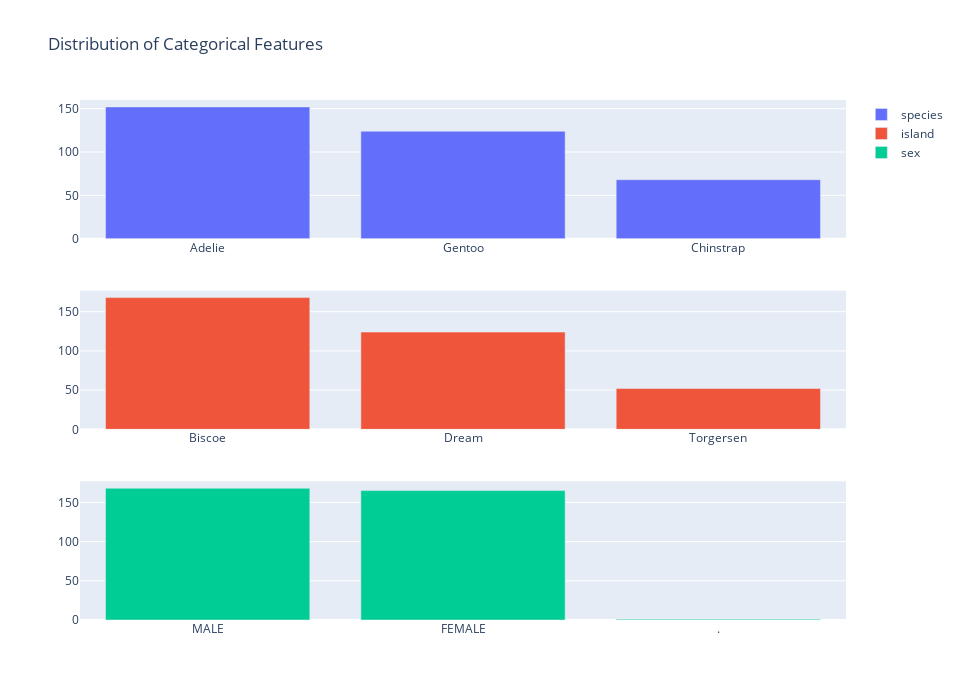

Notebook code for this chart:
### Markdown cell above
Let's visualize the distribution of categorical features.

### Code cell
fig = make_subplots(rows=3, cols=1)

fig.add_trace(go.Bar(x=species_distribution.index, y=species_distribution.values, name='species'), row=1, col=1)
fig.add_trace(go.Bar(x=island_distribution.index, y=island_distribution.values, name='island'), row=2, col=1)
fig.add_trace(go.Bar(x=sex_distribution.index, y=sex_distribution.values, name='sex'), row=3, col=1)

fig.update_layout(height=700, width=960, title_text="Distribution of Categorical Features")
fig.show()

### Figure 1 — Plotly figure (JSON) as saved in the notebook; plotly's stock layout.template omitted (floating-point values rounded to 4 significant figures)
{"data": [{"name": "species", "type": "bar", "x": ["Adelie", "Gentoo", "Chinstrap"], "xaxis": "x", "y": [152, 124, 68], "yaxis": "y"}, {"name": "island", "type": "bar", "x": ["Biscoe", "Dream", "Torgersen"], "xaxis": "x2", "y": [168, 124, 52], "yaxis": "y2"}, {"name": "sex", "type": "bar", "x": ["MALE", "FEMALE", "."], "xaxis": "x3", "y": [168, 165, 1], "yaxis": "y3"}], "layout": {"height": 700, "title": {"text": "Distribution of Categorical Features"}, "width": 960, "xaxis": {"anchor": "y", "autorange": true, "domain": [0, 1], "range": [-0.5, 2.5], "type": "category"}, "xaxis2": {"anchor": "y2", "autorange": true, "domain": [0, 1], "range": [-0.5, 2.5], "type": "category"}, "xaxis3": {"anchor": "y3", "autorange": true, "domain": [0, 1], "range": [-0.5, 2.5], "type": "category"}, "yaxis": {"anchor": "x", "autorange": true, "domain": [0.7333, 1], "range": [0, 160], "type": "linear"}, "yaxis2": {"anchor": "x2", "autorange": true, "domain": [0.3667, 0.6333], "range": [0, 176.8], "type": "linear"}, "yaxis3": {"anchor": "x3", "autorange": true, "domain": [0, 0.2667], "range": [0, 176.8], "type": "linear"}}}
